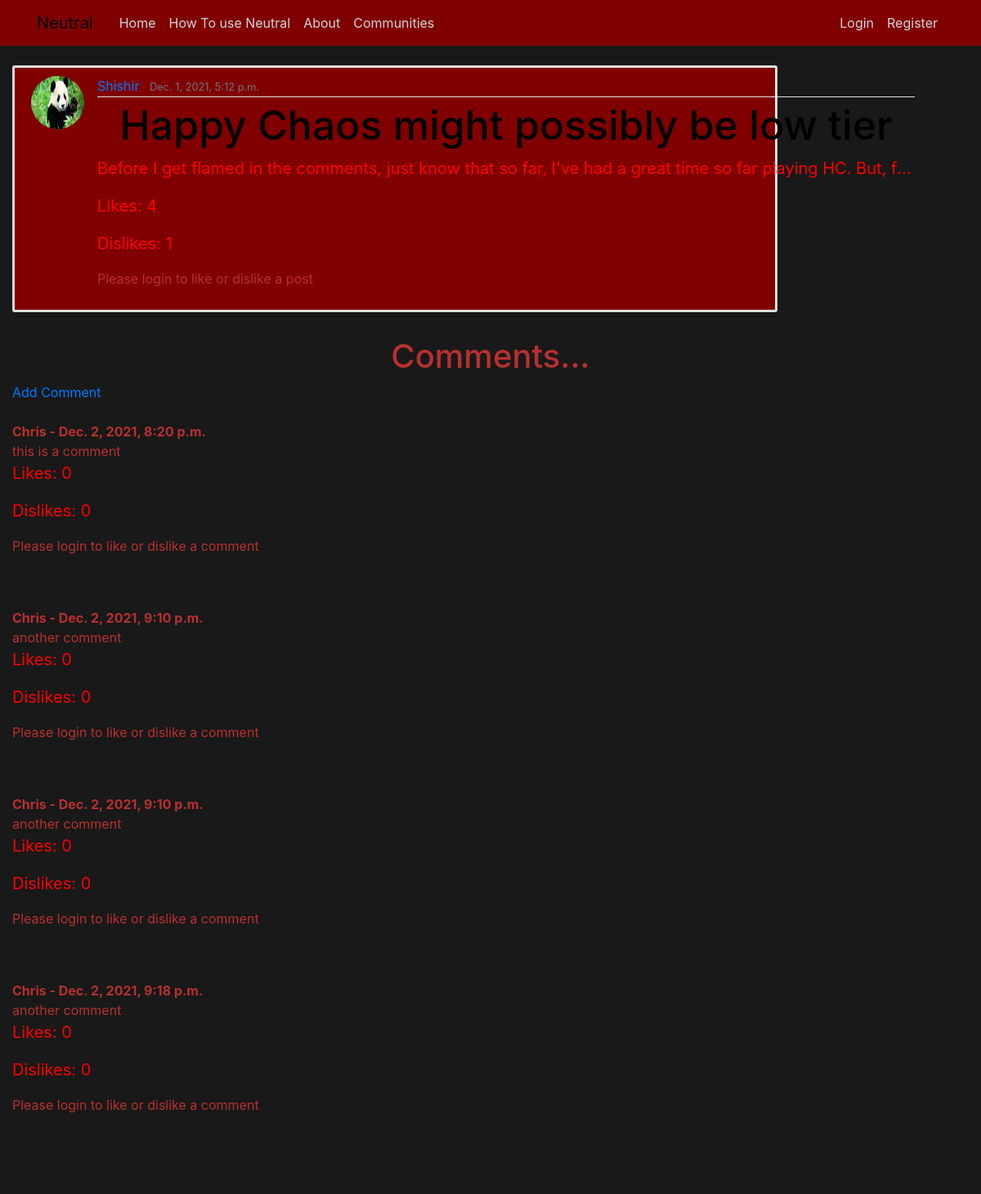
Screenshot of /post/43/ with the database file from the repository.
### blog/models.py (models this page shows, shortened)
class Post(models.Model):
	title = models.CharField(max_length=200)
	content = models.TextField()
	date_posted = models.DateTimeField(default= timezone.now)
	author = models.ForeignKey(User, on_delete=models.CASCADE)
	community = models.CharField(max_length=20 ,choices=COMMUNITY_CHOICES, default='All')
	dislikes = models.ManyToManyField(User, related_name = 'post_dislikes')
	likes = models.ManyToManyField(User, related_name = 'post_likes')
	image = models.ImageField(null=True, blank=True, upload_to = "post-images/")

class Comment(models.Model):
	post = models.ForeignKey(Post, related_name = "comments", on_delete=models.CASCADE)
	name = models.CharField(max_length=255)
	body = models.TextField()
	dislikes = models.ManyToManyField(User, related_name = 'comment_dislikes')
	likes = models.ManyToManyField(User, related_name = 'comment_likes')
	date_added = models.DateTimeField(auto_now_add=True)

### users/models.py (models this page shows, shortened)
class Profile(models.Model):
	user = models.OneToOneField(User, on_delete=models.CASCADE)
	image = models.ImageField(default='default.jpg', upload_to = 'profile_pics')

### blog/views.py (the view)
# urls.py: path('post/<int:pk>/', PostDetailView.as_view() , name='post-detail'), #pk is the primary key of the post
class PostDetailView(DetailView):
	model = Post

### blog/templates/blog/post_detail.html (shortened to what this page needs)
{% extends "blog/base.html" %}
{% block content %}
		<article class="media content-section">
		  <img class = "rounded-circle article-img" src = "{{object.author.profile.image.url}}">
		  <div class="media-body">
		    <div class="article-metadata">
		      <a class="mr-2" href="{% url 'user-posts' object.author.username %}">{{ object.author }}</a>
		      <small class="text-muted">{{ object.date_posted }}</small>
		    </div>
		    <h2 class="article-title"> {{ object.title }}</h2>
		    <p class="article-content">{{ object.content }}</p>
			<p class="article-content">Likes: {{ object.likes.count }}</p>
			<p class="article-content">Dislikes: {{ object.dislikes.count }}</p>
			<div>
			{%if user.is_authenticated%}
                {% if user in object.likes.all %}
                <a class = "btn btn-secondary btn-sm mt-1 mb-1"href="{% url 'post-unlike' object.id%}" name="post_id_unlike">Unlike</a>
                {% elif user in object.dislikes.all%}
                <a class = "btn btn-secondary btn-sm mt-1 mb-1"href="{% url 'post-undislike' object.id%}" name="post_id_undislike">Remove Dislike</a>
                {% else %}
                <a class = "btn btn-secondary btn-sm mt-1 mb-1"href="{% url 'post-like' object.id%}" name="post_id_like">Like</a>
                <a class = "btn btn-secondary btn-sm mt-1 mb-1"href="{% url 'post-dislike' object.id%}" name="post_id_dislike">Dislike</a>
                {% endif %}
			{% else %}
			<p>Please login to like or dislike a post</p>
			{%endif%}
              </div>
		  </div>
		</article>
		<h1>Comments...</h1>
		{% if not post.comments.all %}
		  	No Comments Yet... <a href="{% url 'add-comment' post.pk%}"> Add One</a>
		{% else %}
		<a href="{% url 'add-comment' post.pk%}">Add Comment</a>
		<br>
		<br>
		  {%for comment in post.comments.all%}
		  	<strong>
		  		{{comment.name}} -
				{{comment.date_added}}
			</strong>
			<br>
			{{ comment.body }}
			<p class="article-content">Likes: {{ comment.likes.count }}</p>
			<p class="article-content">Dislikes: {{ comment.dislikes.count }}</p>
			<div>
			{%if user.is_authenticated%}
                {% if user in comment.likes.all %}
                <a class = "btn btn-secondary btn-sm mt-1 mb-1"href="{% url 'comment-unlike' comment.id%}" name="post_id_unlike">Unlike</a>
                {% elif user in comment.dislikes.all%}
                <a class = "btn btn-secondary btn-sm mt-1 mb-1"href="{% url 'comment-undislike' comment.id%}" name="post_id_undislike">Remove Dislike</a>
                {% else %}
                <a class = "btn btn-secondary btn-sm mt-1 mb-1"href="{% url 'comment-like' comment.id%}" name="post_id_like">Like</a>
                <a class = "btn btn-secondary btn-sm mt-1 mb-1"href="{% url 'comment-dislike' comment.id%}" name="post_id_dislike">Dislike</a>
                {% endif %}
			{% else %}
			<p>Please login to like or dislike a comment</p>
			{%endif%}
              </div>
			<br>
			<br>
		  {% endfor %}
		{%endif%}
		<hr>
{% endblock content %}

### blog/static/blog/main.css (style rules this page uses)
body { background: rgba(0, 0, 0, 0.9); color: rgb(184, 48, 48); margin-top: 5rem; }
h1, h2, h3, h4, h5, h6 { text-align: center; color: rgb(184, 48, 48); }
.content-section { background: maroon; padding: 10px 20px; border: 3px solid #dddddd; border-radius: 3px; margin-bottom: 30px; width: 80%; }
.article-title { color: black; font-size: 50px; }
.article-content { white-space: nowrap; width: 1000px; overflow: hidden; text-overflow: ellipsis; color: red; font-size: 20px; }
.article-img { height: 65px; width: 65px; margin-right: 16px; }
.article-metadata { padding-bottom: 1px; margin-bottom: 4px; border-bottom: 1px solid #e3e3e3 }
img { padding: 0; display: block; margin: 0 auto auto 0; height: 200px; width: 200px; max-height: 200px; max-width: 200px; }

### rows the page displays
Post: author.profile.image (picture), author "Shishir", date_posted "Dec. 1, 2021, 5:12 p.m.", title "Happy Chaos might possibly be low tier", content "Before I get flamed in the comments, just know that so far, I've had a great time so far playing HC. But, f…", likes.count "4", dislikes.count "1"
Comment: name "Chris", date_added "Dec. 2, 2021, 8:20 p.m.", body "this is a comment", likes.count "0", dislikes.count "0"
Comment: name "Chris", date_added "Dec. 2, 2021, 9:10 p.m.", body "another comment", likes.count "0", dislikes.count "0"
Comment: name "Chris", date_added "Dec. 2, 2021, 9:10 p.m.", body "another comment", likes.count "0", dislikes.count "0"
Comment: name "Chris", date_added "Dec. 2, 2021, 9:18 p.m.", body "another comment", likes.count "0", dislikes.count "0"
